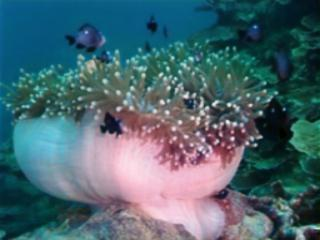
#> input picture a_EUVP/test_raw/1.jpg, 320 x 240 px, given as the content of the folder ./a_compare/DNnet/enhs_EUVP, which was not available
$ python evaluate_EUVP.py
#> lines starting #> are read from the running program, lines starting #| are printed output that depends on the picture; pictures that were not available may be replaced by others from this repository, and a replacement may not be noted
### a_compare/LiteEnhanceNet/utils/uiqm_utils.py
import numpy as np
import math
from scipy import ndimage
from PIL import Image
from glob import glob
from os.path import join

def mu_a(x, alpha_L=0.1, alpha_R=0.1):
    """
      计算非对称alpha修剪均值
    """
    # 按强度对像素排序,用于裁剪
    x = sorted(x)
    # 获取像素数量
    K = len(x)
    # 计算 T alpha L和 T alpha R
    T_a_L = math.ceil(alpha_L * K)
    T_a_R = math.floor(alpha_R * K)
    # 计算mu_alpha权重
    weight = (1 / (K - T_a_L - T_a_R))
    # 遍历从 T_a_L+1 到 K-T_a_R 的扁平化图像
    s = int(T_a_L + 1)
    e = int(K - T_a_R)
    val = sum(x[s:e])
    val = weight * val
    return val

def s_a(x, mu):
    """计算非对称alpha修剪方差"""
    val = 0
    for pixel in x:
        val += math.pow((pixel - mu), 2)
    return val / len(x)

def _uicm(x):
    """计算水下图像颜色度量(UIQM中的颜色分量)"""
    # 提取RGB通道并扁平化
    R = x[:, :, 0].flatten()
    G = x[:, :, 1].flatten()
    B = x[:, :, 2].flatten()
    # 计算RG和YB色差分量
    RG = R - G
    YB = ((R + G) / 2) - B
    # 计算色差分量的alpha修剪均值
    mu_a_RG = mu_a(RG)
    mu_a_YB = mu_a(YB)
    # 计算色差分量的方差
    s_a_RG = s_a(RG, mu_a_RG)
    s_a_YB = s_a(YB, mu_a_YB)
    # 计算颜色度量值
    l = math.sqrt((math.pow(mu_a_RG, 2) + math.pow(mu_a_YB, 2)))
    r = math.sqrt(s_a_RG + s_a_YB)
    return (-0.0268 * l) + (0.1586 * r)

def sobel(x):
    """应用Sobel边缘检测"""
    dx = ndimage.sobel(x, 0)  # x方向边缘检测
    dy = ndimage.sobel(x, 1)  # y方向边缘检测
    mag = np.hypot(dx, dy)  # 计算梯度 magnitude
    mag *= 255.0 / np.max(mag)  # 归一化到0-255范围
    return mag

def eme(x, window_size):
    """
      增强度量估计(Enhancement Measure Estimation)
      x.shape[0] = 高度
      x.shape[1] = 宽度
    """
    # 计算窗口数量,如4块则为2x2等
    k1 = int(x.shape[1] / window_size)  # 这里做了int处理
    k2 = int(x.shape[0] / window_size)
    # 权重
    w = 2. / (k1 * k2)
    blocksize_x = window_size
    blocksize_y = window_size
    # 确保图像尺寸可被窗口大小整除,裁剪部分像素不影响结果
    x = x[:blocksize_y * k2, :blocksize_x * k1]
    val = 0
    # 遍历所有窗口块
    for l in range(k1):
        for k in range(k2):
            block = x[k * window_size:window_size * (k + 1), l * window_size:window_size * (l + 1)]
            max_ = np.max(block)  # 块内最大值
            min_ = np.min(block)  # 块内最小值
            # 边界检查,避免log(0)错误
            if min_ == 0.0:
                val += 0
            elif max_ == 0.0:
                val += 0
            else:
                val += math.log(max_ / min_)
    return w * val

def _uism(x):
    """
      水下图像清晰度度量(Underwater Image Sharpness Measure)
    """
    # 获取图像通道
    R = x[:, :, 0]
    G = x[:, :, 1]
    B = x[:, :, 2]
    # 对每个RGB分量应用Sobel边缘检测器
    Rs = sobel(R)
    Gs = sobel(G)
    Bs = sobel(B)
    # 将每个通道检测到的边缘与通道本身相乘
    R_edge_map = np.multiply(Rs, R)
    G_edge_map = np.multiply(Gs, G)
    B_edge_map = np.multiply(Bs, B)
    # 计算每个通道的eme值
    r_eme = eme(R_edge_map, 10)
    g_eme = eme(G_edge_map, 10)
    b_eme = eme(B_edge_map, 10)
    # 加权系数(类似RGB转灰度的系数)
    lambda_r = 0.299
    lambda_g = 0.587
    lambda_b = 0.144
    return (lambda_r * r_eme) + (lambda_g * g_eme) + (lambda_b * b_eme)

def _uiconm(x, window_size):
    """
      水下图像对比度度量(Underwater image contrast measure)
      参考: https://github.com/tkrahn108/UIQM/blob/master/src/uiconm.cpp
      论文: https://ieeexplore.ieee.org/abstract/document/5609219
    """
    # 计算窗口数量
    k1 = int(x.shape[1] / window_size)  # 这里也做了int处理
    k2 = int(x.shape[0] / window_size)
    # 权重
    w = -1. / (k1 * k2)
    blocksize_x = window_size
    blocksize_y = window_size
    # 确保图像尺寸可被窗口大小整除
    x = x[:blocksize_y * k2, :blocksize_x * k1]
    # 熵缩放因子,较高的值有助于随机性
    alpha = 1
    val = 0
    # 遍历所有窗口块
    for l in range(k1):
        for k in range(k2):
            block = x[k * window_size:window_size * (k + 1), l * window_size:window_size * (l + 1), :]
            max_ = np.max(block)  # 块内最大值
            min_ = np.min(block)  # 块内最小值
            top = max_ - min_
            bot = max_ + min_
            # 避免除零和NaN值
            if math.isnan(top) or math.isnan(bot) or bot == 0.0 or top == 0.0:
                val += 0.0
            else:
                val += alpha * math.pow((top / bot), alpha) * math.log(top / bot)
    return w * val

def getUIQM(x):
    """
      UIQM计算函数
      x: 输入图像
    """
    x = x.astype(np.float32)
    ### UCIQE: https://ieeexplore.ieee.org/abstract/document/7300447
    #c1 = 0.4680; c2 = 0.2745; c3 = 0.2576
    ### UIQM 论文参数: https://ieeexplore.ieee.org/abstract/document/7305804
    c1 = 0.0282; c2 = 0.2953; c3 = 3.5753
    uicm = _uicm(x)  # 计算颜色度量
    uism = _uism(x)  # 计算清晰度度量
    uiconm = _uiconm(x, 10)  # 计算对比度度量
    uiqm = (c1 * uicm) + (c2 * uism) + (c3 * uiconm)
    return uiqm

def measure_UIQMs(dir_name, im_res=(256, 256)):
    """计算指定目录中所有图像的UIQM值"""
    paths = sorted(glob(join(dir_name, "*.*")))
    uqims = []
    for img_path in paths:
        im = Image.open(img_path).resize(im_res)
        uiqm = getUIQM(np.array(im))  # 计算UIQM值
        uqims.append(uiqm)
    return np.array(uqims)

### a_compare/LiteEnhanceNet/utils/mse_utils.py
import numpy as np
from PIL import Image
from glob import glob
from os.path import join
from ntpath import basename

# [10 lines left out: function getMSE, not called in this run]

def measure_MSEs(gtr_dir, enh_dir, im_res=(256, 256)):
    """
    gtr_dir 包含基准图像(ground-truths)的文件夹路径
    enh_dir 包含增强后图像的文件夹路径
    """
    gtr_paths = sorted(glob(join(gtr_dir, "*.*")))
    enh_paths = sorted(glob(join(enh_dir, "*.*")))
    mses = []
    for gtr_path, enh_path in zip(gtr_paths, enh_paths):
        gtr_fn = basename(gtr_path).split('.')[0]
        enh_fn = basename(enh_path).split('.')[0]
        if (gtr_fn == enh_fn):
            g_im = Image.open(gtr_path).resize(im_res)
            e_im = Image.open(enh_path).resize(im_res)
            # 将图像转换为灰度图(L通道)进行MSE计算(这是当前的最佳实践)
            # g_im = g_im.convert("L")
            # e_im = e_im.convert("L")
            mse = getMSE(np.array(g_im), np.array(e_im))
            mses.append(mse)
    return np.array(mses)

### a_compare/DNnet/utils/psnr_utils.py
import numpy as np
import math
from PIL import Image
from glob import glob
from os.path import join
from ntpath import basename

# [11 lines left out: function getPSNR, not called in this run]

def measure_PSNRs(gtr_dir, enh_dir, im_res=(256, 256)):
    """
    gtr_dir 包含基准图像(ground-truths)的文件夹路径
    enh_dir 包含增强后图像的文件夹路径
    """
    gtr_paths = sorted(glob(join(gtr_dir, "*.*")))
    enh_paths = sorted(glob(join(enh_dir, "*.*")))
    psnrs = []
    for gtr_path, enh_path in zip(gtr_paths, enh_paths):
        gtr_fn = basename(gtr_path).split('.')[0]
        enh_fn = basename(enh_path).split('.')[0]
        if (gtr_fn == enh_fn):
            g_im = Image.open(gtr_path).resize(im_res)
            e_im = Image.open(enh_path).resize(im_res)
            # 将图像转换为灰度图(L通道)进行PSNR计算(这是当前的最佳实践)
            # g_im = g_im.convert("L")
            # e_im = e_im.convert("L")
            psnr = getPSNR(np.array(g_im), np.array(e_im))
            psnrs.append(psnr)
    return np.array(psnrs)

### a_compare/LiteEnhanceNet/utils/ssim_utils.py
import numpy as np
from PIL import Image
from scipy.ndimage import gaussian_filter
from glob import glob
from os.path import join
from ntpath import basename

# [49 lines left out: functions compute_ssim, getSSIM, not called in this run]

def measure_SSIMs(gtr_dir, enh_dir, im_res=(256, 256)):
    """
    gtr_dir 包含基准图像(ground-truths)的文件夹路径
    enh_dir 包含增强后图像的文件夹路径
    """
    gtr_paths = sorted(glob(join(gtr_dir, "*.*")))
    enh_paths = sorted(glob(join(enh_dir, "*.*")))
    ssims = []
    for gtr_path, enh_path in zip(gtr_paths, enh_paths):
        gtr_fn = basename(gtr_path).split('.')[0]
        enh_fn = basename(enh_path).split('.')[0]
        if gtr_fn == enh_fn:
            r_im = Image.open(gtr_path).resize(im_res)
            g_im = Image.open(enh_path).resize(im_res)
            ssim = getSSIM(np.array(r_im), np.array(g_im))
            ssims.append(ssim)
    return np.array(ssims)

### a_compare/a_compare/DNnet/evaluate_EUVP.py
import os
import argparse
import cv2
import numpy as np
from utils.mse_utils import measure_MSEs
from utils.psnr_utils import measure_PSNRs
from utils.ssim_utils import measure_SSIMs
from utils.uiqm_utils import measure_UIQMs

def evaluate_quantitative_main():
    print("开始定量评估")
    print("评估结果：")
    MSEs = measure_MSEs(gtr_dir=config.gt_dir, enh_dir=config.enhanced_dir)
    print(f"MSE >> Mean: {np.mean(MSEs):.0f}, Std: {np.std(MSEs):.0f}")
    PSNRs = measure_PSNRs(gtr_dir=config.gt_dir, enh_dir=config.enhanced_dir)
    print(f"PSNR >> Mean: {np.mean(PSNRs):.3f}, Std: {np.std(PSNRs):.3f}")
    SSIMs = measure_SSIMs(gtr_dir=config.gt_dir, enh_dir=config.enhanced_dir)
    print(f"SSIM >> Mean: {np.mean(SSIMs):.3f}, Std: {np.std(SSIMs):.3f}")
    UIQMs = measure_UIQMs(dir_name=config.enhanced_dir)
#> in measure_UIQMs, `im = Image.open(img_path).resize(im_res)`:
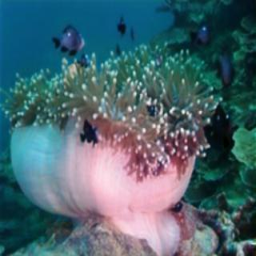
#> im: PIL image 256x256 RGB; mean R, G, B 73, 101.8, 111.1
#> in getUIQM, `x = x.astype(np.float32)`:
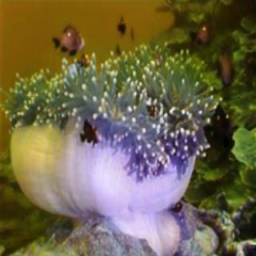
#> x: shape (256, 256, 3) float32; mean of channels 0, 1, 2 73, 101.8, 111.1; drawn as B, G, R
#> in mu_a, `x = sorted(x)`: x = 65536 items
#> in mu_a, `K = len(x)`: K = 65536
#> in mu_a, `T_a_L = math.ceil(alpha_L * K)`: T_a_L = 6554
#> in mu_a, `T_a_R = math.floor(alpha_R * K)`: T_a_R = 6553
#> in mu_a, `weight = (1 / (K - T_a_L - T_a_R))`: weight = 1.91e-05
#> in mu_a, `s = int(T_a_L + 1)`: s = 6555
#> in mu_a, `e = int(K - T_a_R)`: e = 58983
#> in mu_a, `val = sum(x[s:e])`: val = -1673260
#> in mu_a, `val = weight * val`: val = -31.91
#> in _uicm, `mu_a_YB = mu_a(YB)`: mu_a_YB = -21.23
#> the loop in s_a, `for pixel in x:` made 65536 passes
#> (pixel, val) on passes 1 to 3: (-90, 3373.9), (-89, 6632.6), (-89, 9891.3)
#> after the loop in s_a, `for pixel in x:`: val = 136826827.9
#> in _uicm, `s_a_RG = s_a(RG, mu_a_RG)`: s_a_RG = 2087.8
#> the loop in s_a (call 2), `for pixel in x:` made 65536 passes
#> (pixel, val) on passes 1 to 3: (-79, 3337.7), (-78.5, 6617.9), (-78.5, 9898.2)
#> in _uicm, `s_a_YB = s_a(YB, mu_a_YB)`: s_a_YB = 797.7
#> in _uicm, `l = math.sqrt((math.pow(mu_a_RG, 2) + math.pow(mu_a_YB, 2)))`: l = 38.33
#> in _uicm, `r = math.sqrt(s_a_RG + s_a_YB)`: r = 53.72
#> in getUIQM, `uicm = _uicm(x)`: uicm = 7.49
#> in _uism, `R = x[:, :, 0]`:
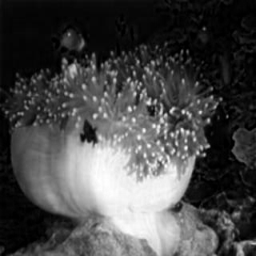
#> R: shape (256, 256) float32; min 0, max 255, mean 73
#> in _uism, `B = x[:, :, 2]`:
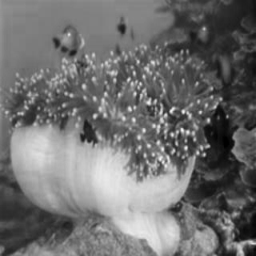
#> B: shape (256, 256) float32; min 0, max 245, mean 111.1
#> in sobel, `dy = ndimage.sobel(x, 1)`:
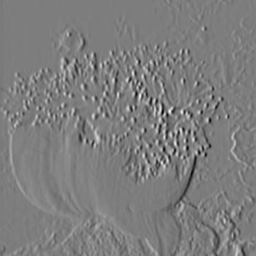
#> dy: shape (256, 256) float32; min -607, max 625, mean 0.2; drawn with min black and max white
#> after the loop in eme, `for l in range(k1):`: val = 1606.4
#> in _uism, `r_eme = eme(R_edge_map, 10)`: r_eme = 5.14
#> call 2 of eme, with window_size = 10
#> in eme (call 2), `x = x[:blocksize_y * k2, :blocksize_x * k1]`:
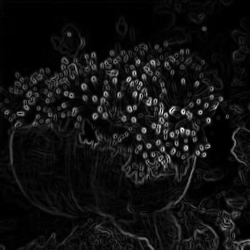
#> x: shape (250, 250) float32; min 0, max 43903, mean 2941.3; drawn with min black and max white
#> after the loop in eme (call 2), `for l in range(k1):`: val = 2124.5
#> in _uism, `g_eme = eme(G_edge_map, 10)`: g_eme = 6.8
#> in _uism, `b_eme = eme(B_edge_map, 10)`: b_eme = 6.71
#> in getUIQM, `uism = _uism(x)`: uism = 6.49
#> in _uiconm, `x = x[:blocksize_y * k2, :blocksize_x * k1]`:
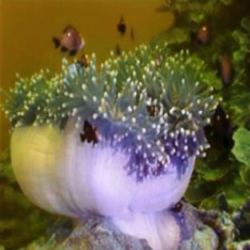
#> x: shape (250, 250, 3) float32; mean of channels 0, 1, 2 73.7, 102.6, 112.4; drawn as B, G, R
#> after the loop in _uiconm, `for l in range(k1):`: val = -97.95
#> in getUIQM, `uiconm = _uiconm(x, 10)`: uiconm = 0.157
#> in getUIQM, `uiqm = (c1 * uicm) + (c2 * uism) + (c3 * uiconm)`: uiqm = 2.69
#> UIQMs = [2.69]
    print(f"UIQM >> Mean: {np.mean(UIQMs):.3f}, Std: {np.std(UIQMs):.3f}")
#| UIQM >> Mean: 2.689, Std: 0.000
    print("定量评估完毕\n")

def evaluate_qualitative_main():
    image_files = sorted([f for f in os.listdir(config.raw_dir)
                        if f.lower().endswith(('.png', '.jpg', '.jpeg'))])
    for filename in image_files:
        original_path = os.path.join(config.raw_dir, filename)
        enhanced_path = os.path.join(config.enhanced_dir, filename)
        gt_path = os.path.join(config.gt_dir, filename)
        if not os.path.exists(enhanced_path):
            print(f"警告: 增强图像 {enhanced_path} 不存在，跳过...")
            continue
        original_img = cv2.imread(original_path)
        enhanced_img = cv2.imread(enhanced_path)
        gt_img = cv2.imread(gt_path)
        original_img = cv2.resize(original_img, (256, 256))
        enhanced_img = cv2.resize(enhanced_img, (256, 256))
        gt_img = cv2.resize(gt_img, (256, 256))
        comparison_img = np.hstack((original_img, enhanced_img, gt_img))
        height, width = comparison_img.shape[:2]
        title_height = 50
        combined_img = np.zeros((height + title_height, width, 3), dtype=np.uint8)
        combined_img[title_height:, :] = comparison_img
        font = cv2.FONT_HERSHEY_SIMPLEX
        font_scale = 1
        color = (0, 255, 0)
        thickness = 2
        img_width = width // 3
        cv2.putText(combined_img, "Original", (img_width * 0 + 10, 30),
                    font, font_scale, color, thickness)
        cv2.putText(combined_img, "Enhanced", (img_width * 1 + 10, 30),
                    font, font_scale, color, thickness)
        cv2.putText(combined_img, "Ground Truth", (img_width * 2 + 10, 30),
                    font, font_scale, color, thickness)
        output_path = os.path.join(config.output_dir, f"compared_{filename}")
        cv2.imwrite(output_path, combined_img)
    print(f"所有对比图生成完成，共处理 {len(image_files)} 张图像\n")

if __name__ == "__main__":
    parser = argparse.ArgumentParser(description="Evaluate Model")
    parser.add_argument('--raw_dir', type=str, default="./a_EUVP/test_raw")
    parser.add_argument('--gt_dir', type=str, default="./a_EUVP/test_GT")
    parser.add_argument('--enhanced_dir', type=str, default="./a_compare/DNnet/enhs_EUVP")
    parser.add_argument('--output_dir', type=str, default="./a_compare/DNnet/vals_EUVP")
    config = parser.parse_args()
    evaluate_quantitative_main()
    # evaluate_qualitative_main()
